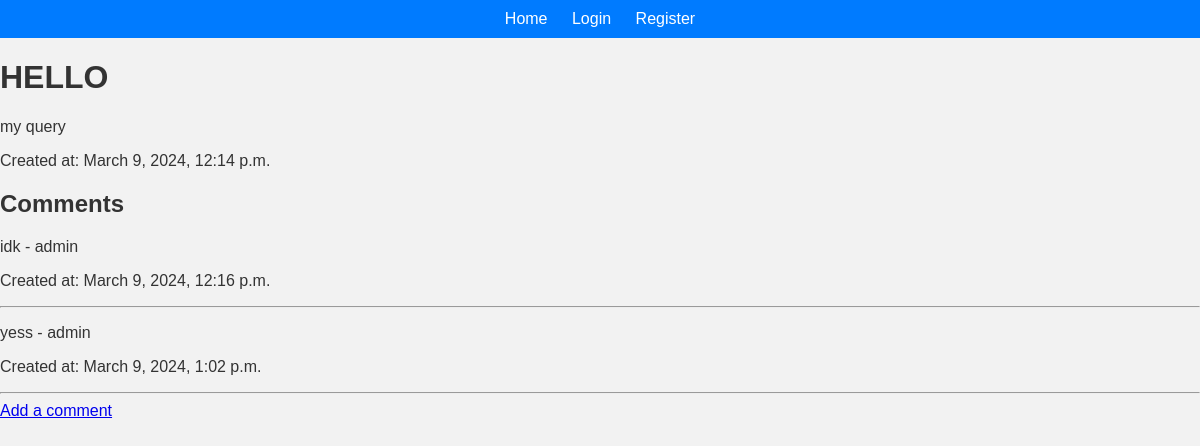
The app's page /post/1/ with its own data.
### adol_app/models.py (models this page shows)
class Post(models.Model):
    title = models.CharField(max_length=255)
    content = models.TextField()
    author = models.ForeignKey(User, on_delete=models.CASCADE)
    created_at = models.DateTimeField(auto_now_add=True)

class Comment(models.Model):
    post = models.ForeignKey(Post, on_delete=models.CASCADE, related_name='comments')
    author = models.ForeignKey(User, on_delete=models.CASCADE)
    text = models.TextField()
    created_at = models.DateTimeField(auto_now_add=True)

### adol_app/views.py (the view)
# urls.py: path('post/<int:pk>/', PostDetailView.as_view(), name='post_detail'),
class PostDetailView(DetailView):
    model = Post
    template_name = 'adol_app/post_detail.html'

### adol_app/templates/adol_app/post_detail.html
{% extends 'adol_app/base.html'%}
{%block content%}
    <h1>{{ post.title }}</h1>
    <p>{{ post.content }}</p>
    <p>Created at: {{ post.created_at }}</p>
    <h2>Comments</h2>
    {% for comment in post.comments.all %}
        <p>{{ comment.text }} - {{ comment.author.username }}</p>
        <p>Created at: {{ comment.created_at }}</p>
        <hr>
    {% endfor %}
    <a href="{% url 'add_comment_to_post' pk=post.pk %}">Add a comment</a>
{%endblock%}

### adol_app/templates/adol_app/base.html (style rules this page uses)
body { font-family: 'Arial', sans-serif; background-color: #f2f2f2; color: #333; margin: 0; padding: 0; }

### records on screen
Post: title "HELLO", content "my query", created_at "March 9, 2024, 12:14 p.m."
Comment: text "idk", author.username "admin", created_at "March 9, 2024, 12:16 p.m."
Comment: text "yess", author.username "admin", created_at "March 9, 2024, 1:02 p.m."
